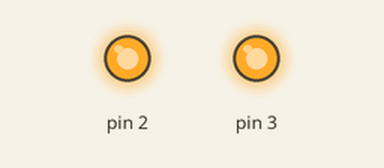
Recording of a sketch running on a simulated Arduino Uno, built with avr-gcc and run on an emulated ATmega328P. Shown: output pins drawn as LEDs (lit = HIGH).

Above: at 0.1 s.
Timing chart, 0 to 1.6 s (numbered marks = the images above):
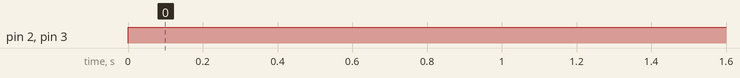

The sketch:

testing_motorDrivers.ino
```cpp
#include "MC33926MotorShield.h"

MC33926MotorShield motorR(31, 23, 25, 3, 27, 29); //right
MC33926MotorShield motorL(30, 22, 24, 2, 26, 28); //left

void setup() {
   motorR.init();
   motorL.init();
   Serial.begin(38400);
}

void loop() {
   /*motorR.setSpeed(200);
   Serial.print("D1: ");
   Serial.print(digitalRead(motorR._D1));
   Serial.print("  EN: ");
   Serial.print(digitalRead(motorR._EN));
   Serial.print("  IN1: ");
   Serial.print(digitalRead(motorR._IN1));
   Serial.print("  IN2: ");
   Serial.print(digitalRead(motorR._IN2));
   Serial.print("  INV: ");
   Serial.print(digitalRead(motorR._INV));
   Serial.print("\n");*/

      motorR.setPWM(255);
      motorL.setPWM(-255);

}
```

Measured:
- by itself, pin 2, pin 3: LOW → HIGH at 0.00 s
